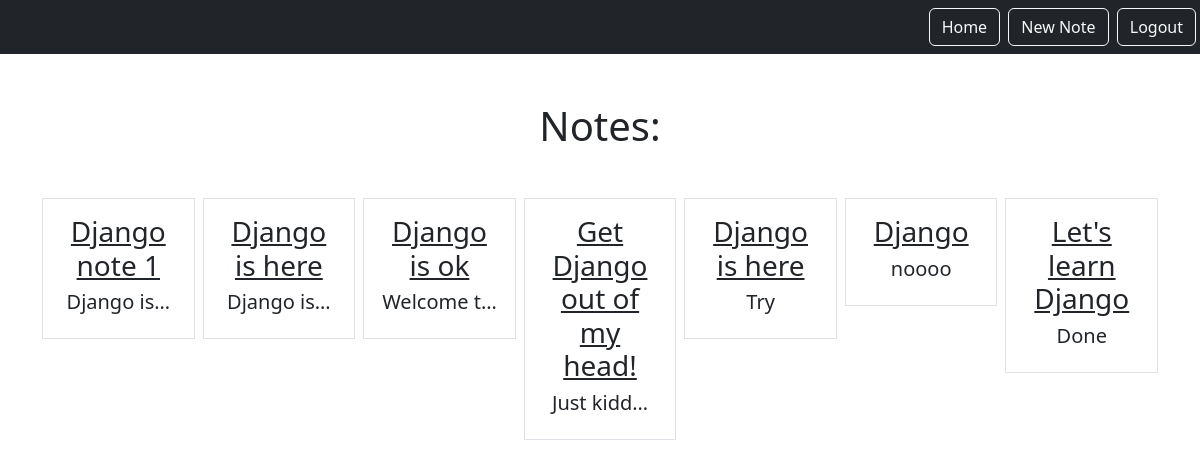
Page /smart/notes (signed in) on the committed database.
### notes/models.py (models this page shows)
class Notes(models.Model):
    title = models.CharField(max_length=200)
    text = models.TextField()
    created = models.DateTimeField(auto_now_add=True)
    creator = models.ForeignKey(User, on_delete=models.CASCADE, related_name='notes')

### notes/views.py (the view)
# urls.py: path('notes', views.NotesListView.as_view(), name='notes.list'),
class NotesListView(LoginRequiredMixin, ListView):
    model = Notes
    context_object_name = 'notes'
    template_name = 'notes/notes_list.html'
    login_url = '/admin'
    def get_queryset(self):
        return self.request.user.notes.all()

### notes/templates/notes/notes_list.html
{% extends 'base.html' %} {% block content %}
<h1 class="my-5">Notes:</h1>
<div class="row row-cols3 g-2">
  {% for note in notes %}
  <div class="col">
    <div class="p-3 border">
      <a
        href="{% url 'notes.details' pk=note.id %}"
        class="text-dark text-decoration-non"
        ><h3>{{note.title}}</h3></a
      >
      <h5>{{note.text|truncatechars:10}}</h5>
    </div>
  </div>
  {% endfor %}
</div>
{% endblock %}

### static/templates/base.html (shortened to what this page needs)
{% load static %}
<!DOCTYPE html>
<html lang="en">
  <head>
    <link rel="stylesheet" href="{% static 'css/style.css' %}" />
    <link
      href="https://cdn.jsdelivr.net/npm/bootstrap@5.3.0-alpha3/dist/css/bootstrap.min.css"
      rel="stylesheet"
    />
  </head>
  <body>
    <nav class="navbar navbar-dark bg-dark">
      <div class="ms-auto">
        {% if user.is_authenticated %}
        <a href="{% url 'home' %}" class="btn btn-outline-light me-1"
          >Home</a
        >
        <a href="{% url 'notes.new' %}" class="btn btn-outline-light me-1"
          >New Note</a
        >
        <a href="{% url 'logout' %}" class="btn btn-outline-light me-1"
          >Logout</a
        >
        {% else %}
        <a href="{% url 'login' %}" class="btn btn-outline-light me-1">Login</a>
        <a href="{% url 'signup' %}" class="btn btn-outline-light me-1">Sign Up</a>
        {% endif %}
      </div>
    </nav>
    <div class="my-5 text-center container">
      {% block content %} {% endblock %}
    </div>
  </body>
</html>

### rows in the picture
Notes: title "Django note 1", text "Django is…"
Notes: title "Django is here", text "Django is…"
Notes: title "Django is ok", text "Welcome t…"
Notes: title "Get Django out of my head!", text "Just kidd…"
Notes: title "Django is here", text "Try"
Notes: title "Django", text "noooo"
Notes: title "Let's learn Django", text "Done"
